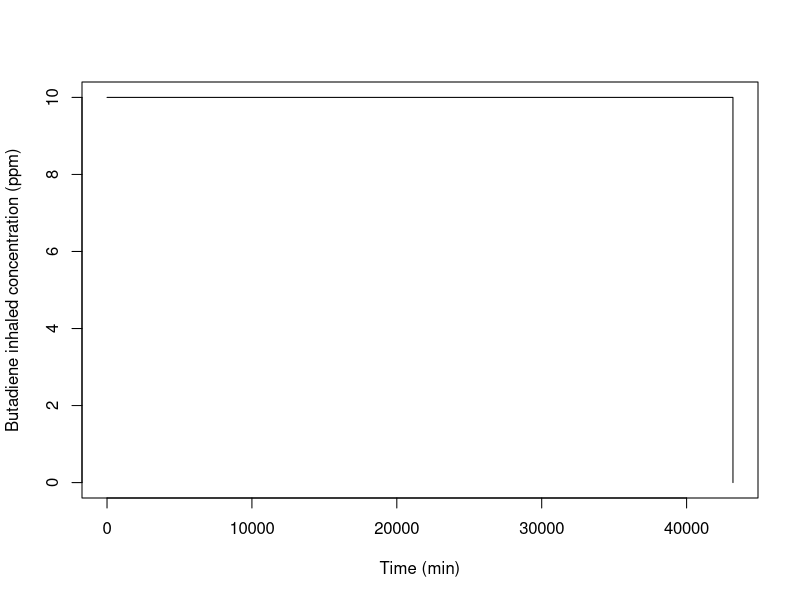
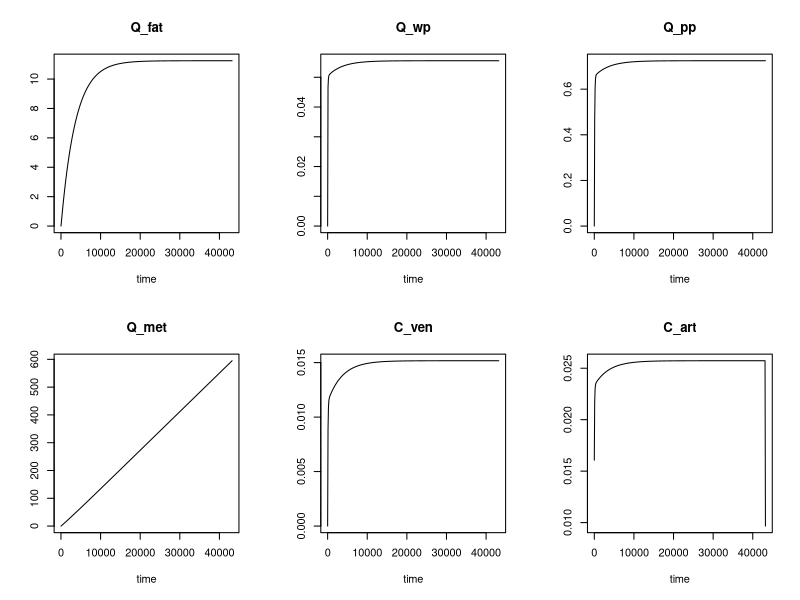

Source code (R) for these figures, in order:
## ---- chunk 1
knitr::opts_chunk$set(eval = F)
## ---- chunk 2
library(deSolve)
## ---- chunk 3
parameters <- c("BDM" = 73,            # Body mass (kg)
                "Height" = 1.6,        # Body height (m)
                "Age" = 40,            # in years
                "Sex" = 1,             # code 1 is male, 2 is female
                "Flow_pul" = 5,        # Pulmonary ventilation rate (L/min)
                "Pct_Deadspace" = 0.7, # Fraction of pulmonary deadspace
                "Vent_Perf" = 1.14,    # Ventilation over perfusion ratio
                "Pct_LBDM_wp" = 0.2,   # wp tissue as fraction of lean mass
                "Pct_Flow_fat" = 0.1,  # Fraction of cardiac output to fat
                "Pct_Flow_pp" = 0.35,  # ~ to pp
                "PC_art" = 2,          # Blood/air partition coefficient
                "PC_fat" = 22,         # Fat/blood ~
                "PC_wp" = 0.8,         # wp/blood ~
                "PC_pp" = 0.8,         # pp/blood ~
                "Kmetwp" = 0.25)       # Rate constant for metabolism
## ---- chunk 4
y <- c("Q_fat" = 0, # Quantity of butadiene in fat (mg)
       "Q_wp" = 0,  # ~ in well-perfused (mg)
       "Q_pp" = 0,  # ~ in poorly-perfused (mg)
       "Q_met" = 0) # ~ metabolized (mg)
## ---- chunk 5
# Define the model equations
bd.model = function(t, y, parameters) {
  with (as.list(y), {
    with (as.list(parameters), {
      
      # Define some known constants
      Height = 1.6       # use to calculate fraction of body fat
      Age = 40           # use to calculate fraction of body fat
      Sex = 1            # use to calculate fraction of body fat
      MW_bu = 54.0914    # butadiene molecular weight (in grams)

      # Conversions from/to ppm
      ppm_per_mM = 24450 # ppm to mM under normal conditions
      ppm_per_mg_per_l = ppm_per_mM / MW_bu
      mg_per_l_per_ppm = 1 / ppm_per_mg_per_l
      
      # Calculate Flow_alv from total pulmonary flow
      Flow_alv = Flow_pul * (1 - Pct_Deadspace)
      
      # Calculate total blood flow from Flow_alv and the V/P ratio
      Flow_tot = Flow_alv / Vent_Perf
      
      # Calculate fraction of body fat
      Pct_BDM_fat = (1.2 * BDM / (Height * Height) - 10.8
                     *(2 - Sex) + 0.23 * Age - 5.4) * 0.01
      
      # Actual volumes, 10% of body mass (bones…) get no butadiene
      Eff_V_fat = Pct_BDM_fat * BDM
      Eff_V_wp = Pct_LBDM_wp * BDM * (1 - Pct_BDM_fat)
      Eff_V_pp = 0.9 * BDM - Eff_V_fat - Eff_V_wp
      
      # Calculate actual blood flows from total flow and percent flows
      Flow_fat = Pct_Flow_fat * Flow_tot
      Flow_pp = Pct_Flow_pp * Flow_tot
      Flow_wp = Flow_tot * (1 - Pct_Flow_pp - Pct_Flow_fat)
      
      # Calculate the concentrations
      C_fat = Q_fat / Eff_V_fat
      C_wp = Q_wp / Eff_V_wp
      C_pp = Q_pp / Eff_V_pp
      
      # Venous blood concentrations at the organ exit
      Cout_fat = C_fat / PC_fat
      Cout_wp = C_wp / PC_wp
      Cout_pp = C_pp / PC_pp
      
      # Sum of Flow * Concentration for all compartments
      dQ_ven = Flow_fat * Cout_fat + Flow_wp * Cout_wp + Flow_pp * Cout_pp
      C_inh.current = C_inh(t) # to avoid calling C_inh() twice
      
      # Arterial blood concentration
      # Convert input given in ppm to mg/l to match other units
        C_art = (Flow_alv * C_inh.current * mg_per_l_per_ppm + dQ_ven) / (Flow_tot + Flow_alv / PC_art)
      
      # Venous blood concentration (mg/L)
      C_ven = dQ_ven / Flow_tot
      
      # Alveolar air concentration (mg/L)
      C_alv = C_art / PC_art
      
      # Exhaled air concentration (ppm)
      if (C_alv <= 0) {
        C_exh = 10E-30 # avoid round off errors
      } else {
        C_exh = (1 - Pct_Deadspace) * C_alv * ppm_per_mg_per_l + Pct_Deadspace * C_inh.current
      }
      
      # Quantity metabolized in liver (included in well-perfused)
      dQmet_wp = Kmetwp * Q_wp
      
      # Differentials for quantities
      dQ_fat = Flow_fat * (C_art - Cout_fat)
      dQ_wp = Flow_wp * (C_art - Cout_wp) - dQmet_wp
      dQ_pp = Flow_pp * (C_art - Cout_pp)
      dQ_met = dQmet_wp

      # The function bd.model must return at least the derivatives
      list(c(dQ_fat, dQ_wp, dQ_pp, dQ_met), # derivatives
           c("C_ven" = C_ven, "C_art" = C_art)) # extra outputs

    }) # end with parameters
  }) # end with y
} # end bd.model

## ---- chunk 6
t_exposure <- 43200 # 30 days
C_inh <- approxfun(x = c(0, t_exposure), y=c(10,0), method = "constant", f = 0, rule = 2) 
## ---- chunk 7
plot(C_inh(1:t_exposure), type="l", xlab = "Time (min)", ylab = "Butadiene inhaled concentration (ppm)")
## ---- chunk 8
t <- seq(from=0, to=t_exposure, by=100)
out <- ode(times=t, func=bd.model, y=y, parms=parameters)
## ---- chunk 9
tail(out, 10)
## ---- chunk 10
plot(out)
